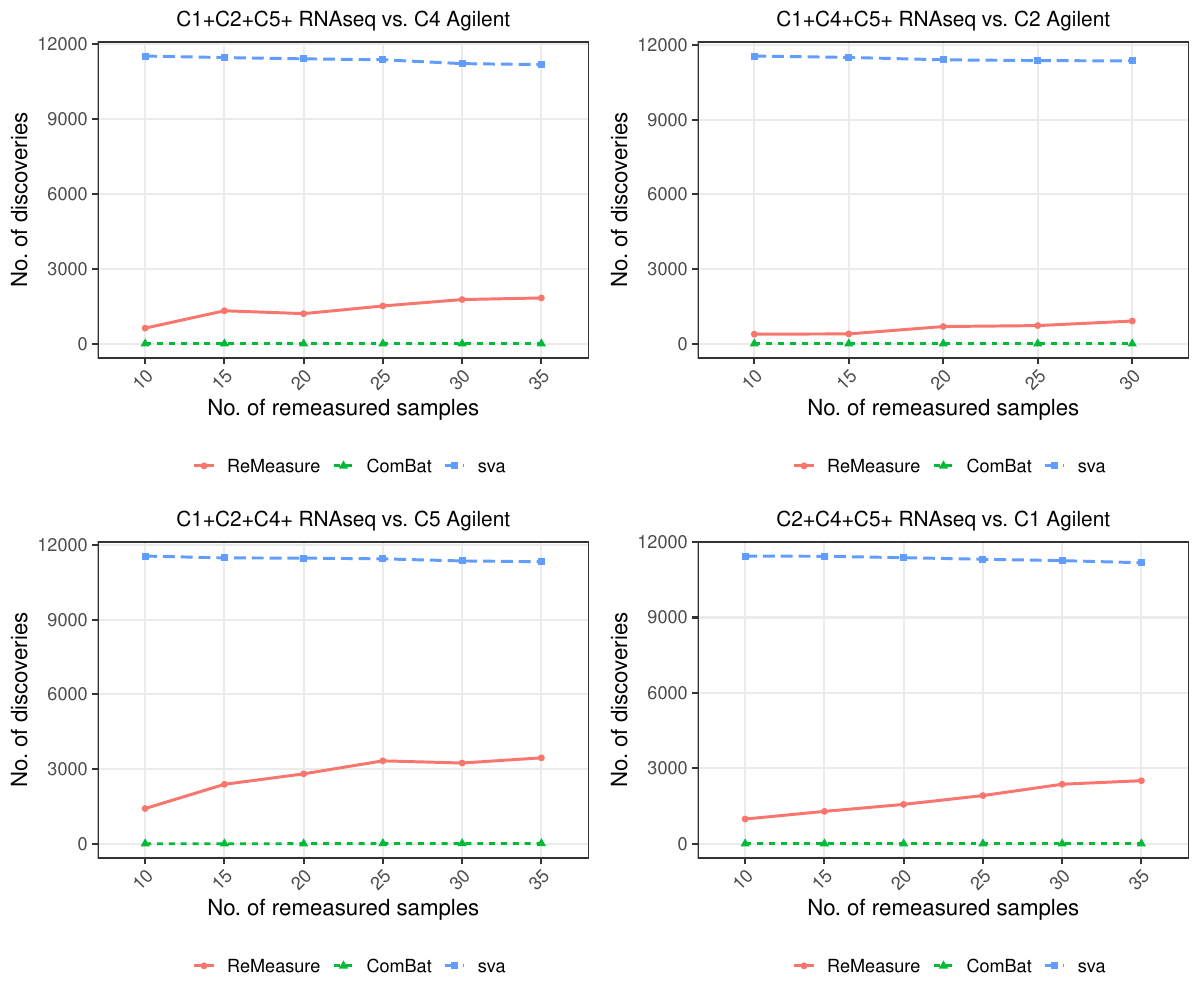

R code for this plot:
### Fig S17 ###
rm(list = ls())
library(ggplot2)
library(cowplot)
library(reshape)
library(stringi)
source("./code/OvarianCancer.R")
allMethods = c("ReMeasure", "ComBat", "sva")
create.data = function(res.pv.a, procedure) {
  res.df <- reshape::melt(res.pv.a)
  colnames(res.df)[ncol(res.df)] <- 'Value'
  if (procedure == "none") {
    m <- aggregate(Value~Method + ReMeasureNo, res.df, function(x) sum(x <= alpha ))
  } else if (procedure == "BH") {
    m <- aggregate(Value~Method + ReMeasureNo, res.df, function(x) sum( p.adjust(x, method = "BH") < alpha ) )
  } else if (procedure == "bonferroni") {
    m <- aggregate(Value~Method + ReMeasureNo, res.df, function(x) sum( p.adjust(x, method = "bonferroni") < alpha ) )
  }
  m$ReMeasureNo = factor(m$ReMeasureNo)
  return(m)
}


nGene = 11861
DList = list(
  c("C1C2C5_RNAseq", "C4DIF_Agilent", "C1C2C5_Agilent"),
  c("C1C4C5_RNAseq", "C2IMM_Agilent", "C1C4C5_Agilent"),
  c("C1C2C4_RNAseq", "C5PRO_Agilent", "C1C2C4_Agilent"),
  c("C2C4C5_RNAseq", "C1MES_Agilent", "C2C4C5_Agilent")
)

obj.list = list()
procedure = "BH"
for (l in 1:length(DList)) { 
  Datalist = DList[[l]]
  ds1 = get(Datalist[1])
  nGene = nrow(ds1)
  if ( isTRUE(grepl("C1MES", Datalist[1], fix = TRUE)) ) {
    Ind_all = ReMeasure_C1MES_name
  } else if ( isTRUE(grepl("C2IMM", Datalist[1], fix = TRUE)) ) {
    Ind_all = ReMeasure_C2IMM_name
  } else if ( isTRUE(grepl("C4DIF", Datalist[1], fix = TRUE)) ) {
    Ind_all = ReMeasure_C4DIF_name
  } else if ( isTRUE(grepl("C5PRO", Datalist[1], fix = TRUE)) ) {
    Ind_all = ReMeasure_C5PRO_name
  } else if ( isTRUE(grepl("C1C2C4", Datalist[1], fix = TRUE)) ) {
    Ind_all = ReMeasure_C1C2C4_name
  } else if ( isTRUE(grepl("C1C2C5", Datalist[1], fix = TRUE)) ) {
    Ind_all = ReMeasure_C1C2C5_name
  } else if ( isTRUE(grepl("C1C4C5", Datalist[1], fix = TRUE)) ) {
    Ind_all = ReMeasure_C1C4C5_name
  } else if (isTRUE(grepl("C2C4C5", Datalist[1], fix = TRUE)) ) {
    Ind_all = ReMeasure_C2C4C5_name
  }
  
  filepath = paste0("./data/IndependSvaComBat-", paste(Datalist, collapse = '-'), ".RData")
  load(filepath)
  n1s = seq(10, length(Ind_all), by = 5)
  res.pv.a = array(NA, c(length(allMethods), length(n1s), nGene), 
                   dimnames = list(Method = allMethods, ReMeasureNo = paste(n1s), 
                                   Gene = paste(1:nGene) ) )
  for (m in 1:length(allMethods)) {
    method = allMethods[m]
    if (method == "ReMeasure") {
      pvMat = res$pv
    } else if (method == "ComBat") {
      pvMat = res$pv_par
    } else if (method == "sva") {
      pvMat = res$pv_sva
    } 
    
    for (num in 1:length(n1s)) {
      n1 = n1s[num]
      res.pv.a[method, as.character(n1), ] = pvMat[num, ] 
    }
  }
  
  alpha = 0.05
  res.df = create.data(res.pv.a, procedure = procedure)
  res.df$Method <- factor(res.df$Method, levels = c("ReMeasure", "ComBat", "sva", "LMM"))
  str = stri_replace_all_regex(Datalist,
                               pattern =c("MES", "IMM", "PRO", "DIF", '_'),
                               replacement = c('','','','', ' '),
                               vectorize = FALSE)
  str = sub("(C\\d)(C\\d)(C\\d)", "\\1+\\2+\\3+", str)
  obj <- ggplot(res.df, aes(x = ReMeasureNo, y = Value+1, group = Method,
                            col = Method, shape = Method,  linetype = Method)) + 
    geom_line(size = 1) + geom_point(size = 2) 
  obj <- obj + xlab("No. of remeasured samples") + theme_bw(base_size = 16) + 
    theme(legend.position="bottom", axis.text.x = element_text(angle = 45, hjust=1)) + 
    ggtitle(gsub("_", " ", paste(str[-3], collapse = ' vs. ') ) ) + 
    theme(plot.title = element_text(size = 15, hjust = 0.5)) + ylab("No. of discoveries") +
    theme(legend.title = element_blank(), panel.grid.minor = element_blank()) 
  obj.list[[l]] <- obj 
}

GraphName = paste0("./figure/FigS17.pdf")
pdf(GraphName, width = 12, height = 10)
plot_grid(obj.list[[1]], obj.list[[2]], 
          obj.list[[3]], obj.list[[4]], ncol = 2)
dev.off()



